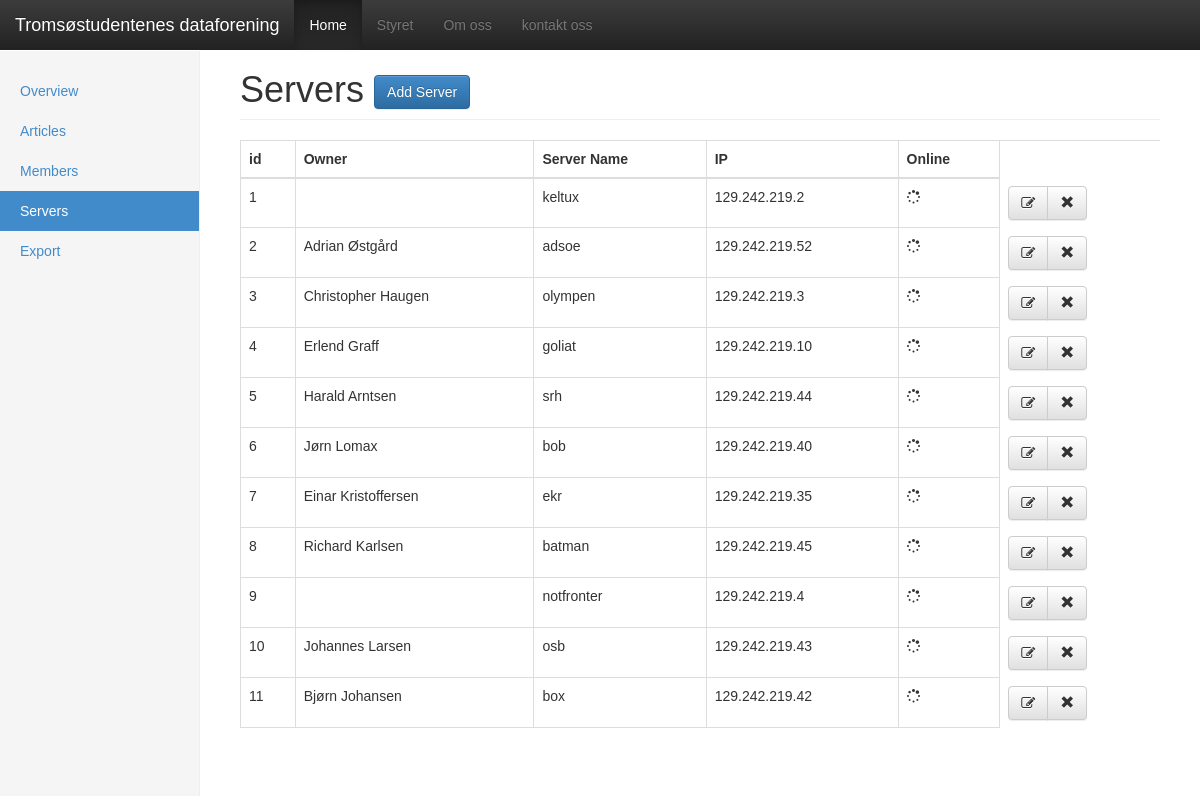
The page /dashboard/servers.html on the database its author committed.
### main.py (models this page shows)
class Servers(db.Model):
    sid = db.Column(db.Integer, primary_key=True, nullable=False)
    uid = db.Column(db.Integer, db.ForeignKey("members.uid"), nullable=False, )
    server_name = db.Column(db.String(20), nullable=False)
    ip_address = db.Column(db.String(15), nullable=False)

class Members(db.Model):
    uid = db.Column(db.Integer, primary_key=True)
    first_name = db.Column(db.String(15), nullable=False)
    last_name = db.Column(db.String(15), nullable=False)
    position = db.Column(db.String(20), nullable=False)
    phone = db.Column(db.String(15), nullable=True, default=None)
    mail = db.Column(db.String(30), nullable=False)
    payed = db.Column(db.Boolean, nullable=False, default=False)
    servers = db.relationship(Servers, lazy=True, backref="owner")

### main.py (the view)
@app.route("/dashboard/servers.html")
def servers():
    members = Members.query.all()
    servers = Servers.query.all()
    return render_template("dashboard/servers.html", servers=servers, members=members)

### main.py (called while the page is built, shortened)
@app.before_request
def ajax_only_local():
    print("before request")

### templates/dashboard/servers.html (shortened to what this page needs)
{% extends "dashboard/base.html" %}
{% block post_head %}
<link href="//maxcdn.bootstrapcdn.com/font-awesome/4.2.0/css/font-awesome.min.css" rel="stylesheet">
{% endblock %}
{% block content %}
<div class="container-fluid">
    <div class="row">
        {% include "snippets/dashboard_sidebar.html" %}
        <div class="col-sm-9 col-sm-offset-3 col-md-10 col-md-offset-2 main">
        <h1 class="page-header">Servers
            <a href="#newServerModal" role="button" data-toggle="modal" class="btn btn-primary" id="addServerBtn">Add Server</a>
        </h1>
            <table class="table table-bordered table-dashboard" id="serverTable">
                <thead>
                    <tr>
                        <th>id</th>
                        <th>Owner</th>
                        <th>Server Name</th>
                        <th>IP</th>
                        <th>Online</th>
                    </tr>
                </thead>
                {%  for server in servers %}
                <tr >
                    <td name="sid">{{ server.sid }}</td>
                    <td name="owner">{{ server.owner.first_name }} {{  server.owner.last_name}}</td>
                    <td name="server_name">{{ server.server_name }}</td>
                    <td name="ip_address" class="server-ip" id="{{ server.ip_address }}">{{ server.ip_address }}</td>
                    <td id="spinner"><i class="fa fa-spinner fa-spin"></i></td>
                    <td id="table-icons">
                        <div class="btn-group">
                            <button type="button" class="btn btn-default edit-button">
                                <span class="fa fa-edit"></span>
                            </button>
                            <button type="button" class="btn btn-default delete-button">
                                <span class="glyphicon glyphicon-remove"></span>
                            </button>
                        </div>
                    </td>
                </tr>
                {% endfor %}
            </table>
        </div>
    </div>
{% endblock %}

### static/css/dashboard.css (style rules this page uses)
body { padding-top: 50px; }
.main { padding: 20px; }
@media (min-width: 768px) { .main { padding-right: 40px; padding-left: 40px; } }
.main .page-header { margin-top: 0; }

### static/css/custom.css (style rules this page uses)
body { font-family: "Droid Sans", sans-serif; }
.table-dashboard { border-right: none; border-bottom: none }
td#table-icons { background-color: white; border: none; }

### rows shown on the page
Servers: sid "1", server_name "keltux", ip_address "129.242.219.2"
Servers: sid "2", owner.first_name "Adrian", owner.last_name "Østgård", server_name "adsoe", ip_address "129.242.219.52"
Servers: sid "3", owner.first_name "Christopher", owner.last_name "Haugen", server_name "olympen", ip_address "129.242.219.3"
Servers: sid "4", owner.first_name "Erlend", owner.last_name "Graff", server_name "goliat", ip_address "129.242.219.10"
Servers: sid "5", owner.first_name "Harald", owner.last_name "Arntsen", server_name "srh", ip_address "129.242.219.44"
Servers: sid "6", owner.first_name "Jørn", owner.last_name "Lomax", server_name "bob", ip_address "129.242.219.40"
Servers: sid "7", owner.first_name "Einar", owner.last_name "Kristoffersen", server_name "ekr", ip_address "129.242.219.35"
Servers: sid "8", owner.first_name "Richard", owner.last_name "Karlsen", server_name "batman", ip_address "129.242.219.45"
Servers: sid "9", server_name "notfronter", ip_address "129.242.219.4"
Servers: sid "10", owner.first_name "Johannes", owner.last_name "Larsen", server_name "osb", ip_address "129.242.219.43"
Servers: sid "11", owner.first_name "Bjørn", owner.last_name "Johansen", server_name "box", ip_address "129.242.219.42"
